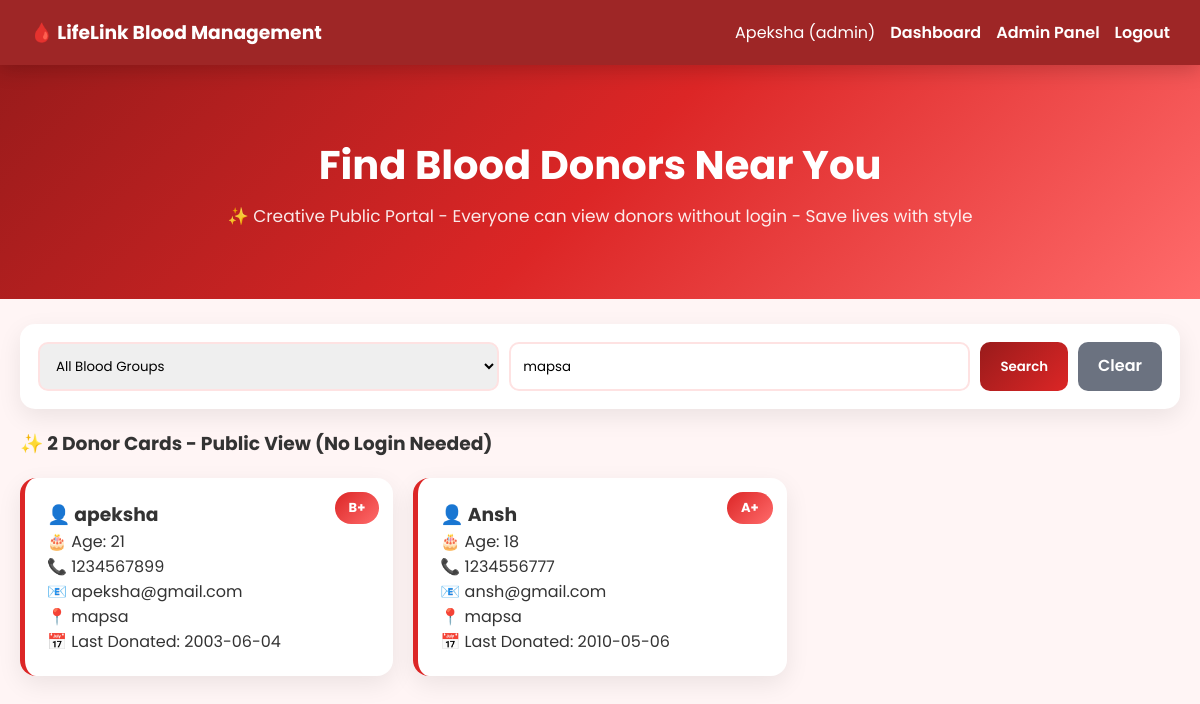
The page /index.php?city=mapsa (signed in) on the database its author committed.
### tables this page shows
CREATE TABLE `donors` (
  `id` int(11) NOT NULL,
  `name` varchar(100) NOT NULL,
  `blood_group` varchar(5) NOT NULL,
  `age` int(11) NOT NULL,
  `phone` varchar(15) NOT NULL,
  `email` varchar(100) NOT NULL,
  `address` text NOT NULL,
  `last_donation_date` date DEFAULT NULL,
  `user_id` int(11) DEFAULT NULL,
  `created_at` timestamp NOT NULL DEFAULT current_timestamp()
);

### index.php (the view, shortened to what this page needs)
<?php include 'config.php'; ?>
<!DOCTYPE html><html><head><title>LifeLink - Home</title><meta name="viewport" content="width=device-width, initial-scale=1"><link rel="stylesheet" href="css/style.css"></head><body>
<div class="header"><h3>🩸 LifeLink Blood Management</h3><div>
<?php if(isset($_SESSION['username'])){ echo htmlspecialchars($_SESSION['username'])." (".$_SESSION['role'].")"; ?>
<a href="dashboard.php">Dashboard</a><?php if($_SESSION['role']=='admin'){ ?><a href="admin.php">Admin Panel</a><?php } ?><a href="logout.php">Logout</a>
<?php }else{ ?><a href="login.php">Login</a> <a href="signup.php">Sign Up</a><?php } ?>
</div></div>
<div class="hero"><h1>Find Blood Donors Near You</h1><p>✨ Creative Public Portal - Everyone can view donors without login - Save lives with style</p></div>
<div class="container">
<div class="search-card">
<form method="GET" style="display:flex;gap:10px;flex:1;flex-wrap:wrap">
<select name="bg"><option value="">All Blood Groups</option><option>A+</option><option>A-</option><option>B+</option><option>B-</option><option>O+</option><option>O-</option><option>AB+</option><option>AB-</option></select>
<input name="city" placeholder="🔍 Search by City (mapsa)" value="<?php echo $_GET['city']??''; ?>">
<button class="btn">Search</button><a href="index.php" class="btn btn-gray">Clear</a>
</form>
</div>
<?php
$sql="SELECT * FROM donors WHERE 1=1";
if(!empty($_GET['city'])) $sql.=" AND address LIKE '%".$conn->real_escape_string($_GET['city'])."%'";
$sql.=" ORDER BY id DESC";
$res=$conn->query($sql);
echo "<h3>✨ ".$res->num_rows." Donor Cards - Public View (No Login Needed)</h3>";
echo '<div class="donor-grid">';
while($r=$res->fetch_assoc()){
 echo "<div class='donor-card'><div class='blood-badge'>{$r['blood_group']}</div><h3>👤 {$r['name']}</h3><p>🎂 Age: {$r['age']}</p><p>📞 {$r['phone']}</p><p>📧 {$r['email']}</p><p>📍 {$r['address']}</p><p>📅 Last Donated: {$r['last_donation_date']}</p></div>";
}
echo '</div>'; ?>
</div></body></html>

### css/style.css (style rules this page uses)
* { margin:0;padding:0;box-sizing:border-box;font-family:'Poppins',sans-serif }
body { background:#fff5f5;color:#333 }
.header { background:rgba(153,27,27,0.95);backdrop-filter:blur(10px);color:white;padding:18px 30px;display:flex;justify-content:space-between;align-items:center;position:sticky;top:0;z-index:100;box-shadow:0 4px 20px rgba(0,0,0,0.2) }
.header a { color:white;text-decoration:none;margin-left:15px;font-weight:600;transition:0.3s }
.hero { background:linear-gradient(135deg,#991b1b 0%,#dc2626 50%,#ff6b6b 100%);color:white;text-align:center;padding:70px 20px;position:relative }
.hero h1 { font-size:40px;font-weight:700 }
.hero p { font-size:17px;opacity:0.9;margin-top:8px }
.container { max-width:1200px;margin:25px auto;padding:0 20px }
.search-card { background:white;padding:18px;border-radius:15px;box-shadow:0 8px 25px rgba(0,0,0,0.08);display:flex;gap:10px;flex-wrap:wrap;margin-bottom:20px }
.search-card input,.search-card select { padding:12px;border:2px solid #fee2e2;border-radius:10px;flex:1;min-width:140px }
.btn { background:linear-gradient(135deg,#991b1b,#dc2626);color:white;padding:11px 20px;border:none;border-radius:10px;font-weight:600;cursor:pointer;text-decoration:none;display:inline-block;transition:0.3s }
.btn-gray { background:#6b7280 }
.donor-grid { display:grid;grid-template-columns:repeat(auto-fill,minmax(300px,1fr));gap:20px;margin-top:20px }
.donor-card { background:white;border-radius:16px;padding:22px;box-shadow:0 8px 25px rgba(0,0,0,0.08);border-left:5px solid #dc2626;position:relative;transition:0.3s }
.blood-badge { position:absolute;top:14px;right:14px;background:linear-gradient(135deg,#dc2626,#ff6b6b);color:white;padding:6px 14px;border-radius:20px;font-weight:700;font-size:13px }

### rows shown on the page
donors: blood_group "B+", name "apeksha", age "21", phone "1234567899", email "apeksha@gmail.com", address "mapsa", last_donation_date "2003-06-04"
donors: blood_group "A+", name "Ansh", age "18", phone "1234556777", email "ansh@gmail.com", address "mapsa", last_donation_date "2010-05-06"

### other values the page prints
$_SESSION['username'] "Apeksha"
$_SESSION['role'] "admin"
$res->num_rows "2"
